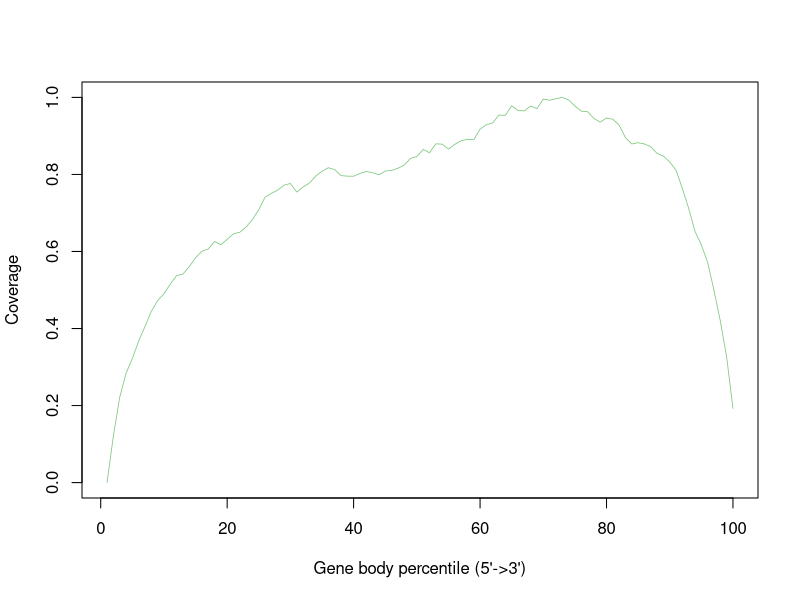

Source code (R):
ERR458499_sorted <- c(0.0,0.12095380447475361,0.22116866738287635,0.28354897473025364,0.3221308795366435,0.367228735578495,0.40518006445887245,0.44427577187164274,0.4723947872390116,0.49019104115091783,0.5152272408800037,0.5375075902657761,0.5413377551497034,0.5605119342332664,0.5836096968564622,0.6004017002195339,0.6063804941846886,0.6260918305385585,0.6176140875332804,0.6315801765612593,0.6459666495399131,0.649890233079546,0.6635293568125554,0.6830071465271614,0.7085104395347751,0.7410901957120837,0.7509925732168714,0.7594002522303704,0.7722686720538091,0.7765192208884114,0.7543322901583446,0.7673174833014152,0.777523471437246,0.7955999813162689,0.8082114998365173,0.8174599467513662,0.8126488859825307,0.7970946798075575,0.7955065626605633,0.7953897893409314,0.8025596711663319,0.807580923910505,0.8047550095754122,0.7989864075855948,0.8089588490821618,0.8103134195898921,0.8160353122518567,0.824162735298239,0.8417721518987342,0.8465832126675698,0.8650100425054883,0.8562286888691671,0.8794665794759213,0.8786725209024242,0.8659909383903965,0.8781820729599701,0.8871736185716288,0.8913073940865991,0.8900695968985006,0.9176514549955627,0.9290718856555654,0.9339763650801065,0.9543182773599888,0.9532439628193751,0.9783035172123873,0.966065673314961,0.9649913587743473,0.977743005278154,0.9709234434116493,0.9958195151571769,0.9926666355271148,0.9965201550749685,1.0,0.9934606941006119,0.977859778597786,0.9642673641926293,0.9628894390209725,0.9455836330515204,0.9357046102106591,0.946587883600355,0.9433649399785137,0.9277873791396142,0.8953477509458639,0.8790695501891728,0.8824793311224252,0.8790461955252464,0.8718996683637722,0.8546172170582466,0.8477275911999627,0.8322901583446214,0.8108272221962726,0.7631136437946658,0.7116399645009108,0.6520388621607736,0.6169835116072679,0.5715119809425943,0.498668784156196,0.41975337474893737,0.3262413003876874,0.192535849409127)


pdf("/home/mashxp/Documents/MyVault/Atlas/LuuLoi_RNA-seq_course/exercise/_data/rseqc/ERR458499/ERR458499.geneBodyCoverage.curves.pdf")
x=1:100
icolor = colorRampPalette(c("#7fc97f","#beaed4","#fdc086","#ffff99","#386cb0","#f0027f"))(1)
plot(x,ERR458499_sorted,type='l',xlab="Gene body percentile (5'->3')", ylab="Coverage",lwd=0.8,col=icolor[1])
dev.off()
